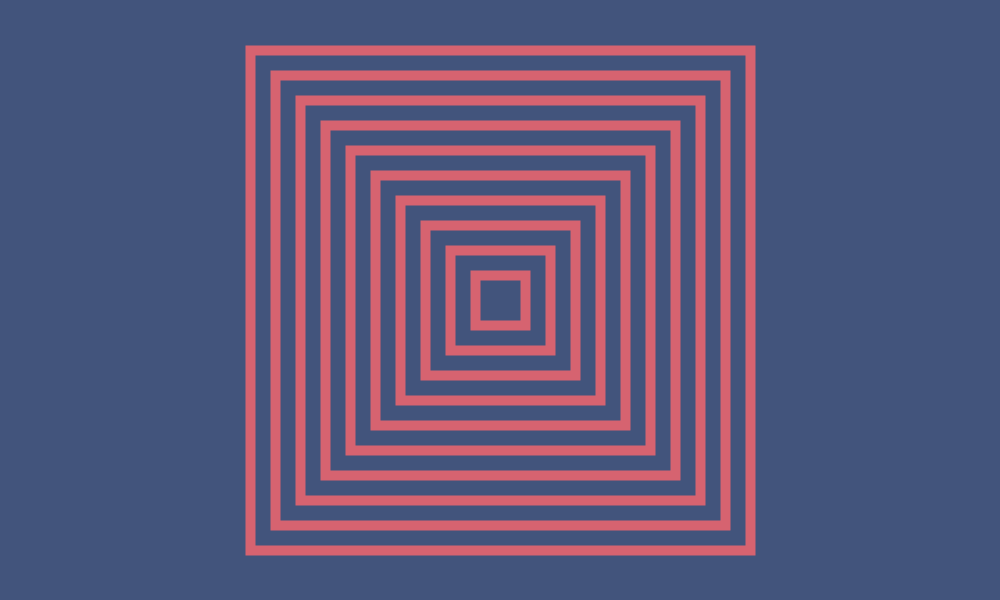
Frame 1 (no input)
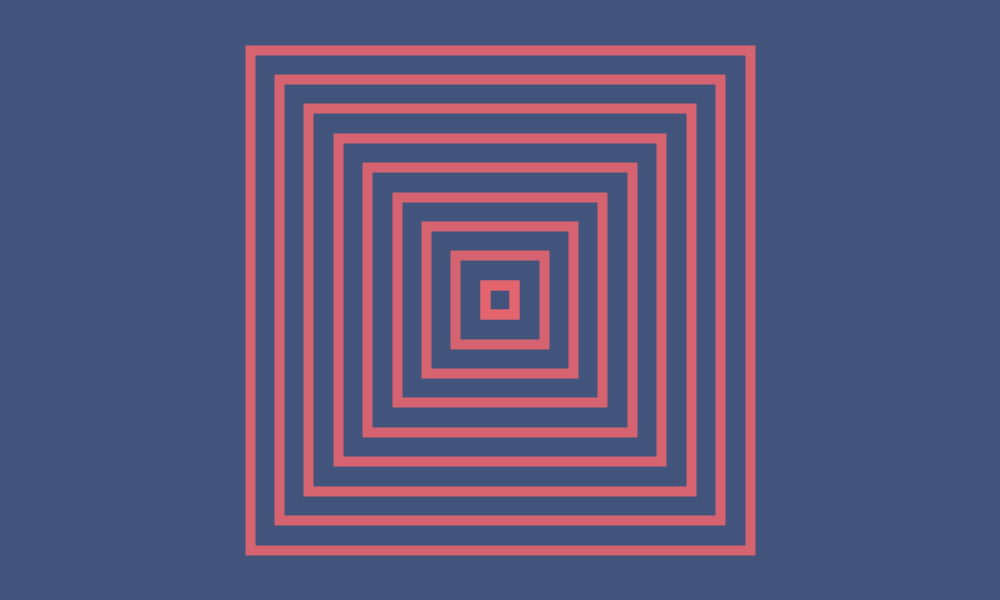
Frame 60 (the mouse pressed at the canvas centre just before this capture)
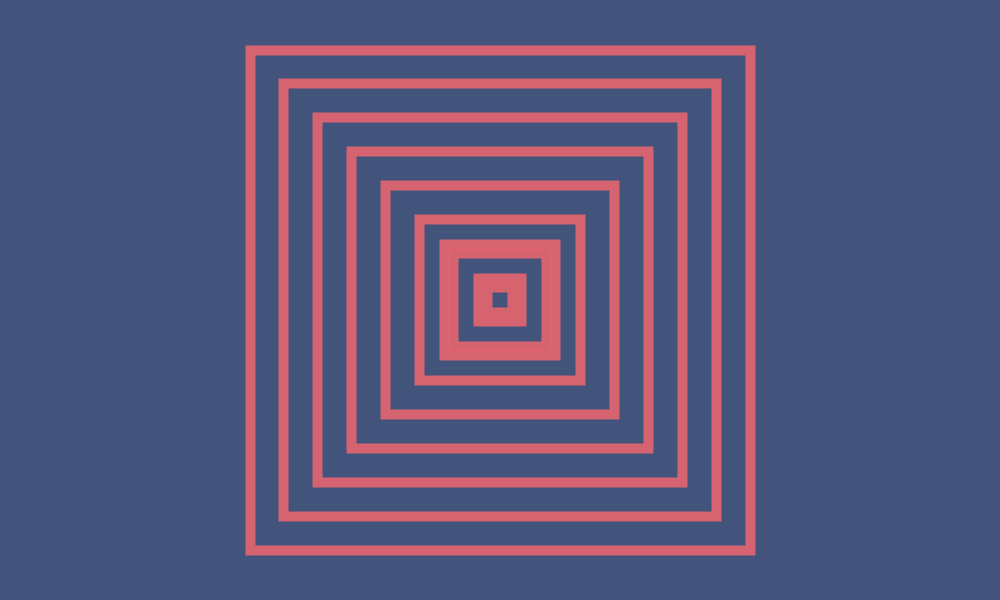
Frame 120 (the mouse held since frame 60 and released just before this capture)

The Processing sketch that drew these frames (run headless with seeded random() and noise(); from frame 60 on, the mouse is pressed at the canvas centre):

// Processing sketch: movingFrames
// ── movingFrames.pde
// these are all color palettes you can use.
color[] bw = {#000000,#ffffff}; // black and white
color[] moon = {#092140, #024959, #F2C777, #F24738, #BF2A2A};
color[] contrastingPastels = {#E5E5E5, #FFB240, #B2B2B2, #59BDFF, #666666};
color[] coverDeep = {#591D28, #D9D9D9, #F0F0F2, #80878C, #0D0D0D};
color[] vladLightBlue = {#3C3F40, #389BA6, #6CCED9, #D9A13B, #F2F2F2};
color[] reds = {#a92b30,#8c2d2d,#bd3d4f,#c94f67};
color[] bauhaus = {#edd6b7,#486a69,#42547c,#bd5657,#3e373f,#e7656f,#fe825e,#f66337,#ffbb4c};
color[] msl = {#636298,#776D92,#A46F7F,#9E574B,#9B4E3F,#C4633D,#BB745A,#C68061,#D38A55};
color[] palette = bauhaus; // change this to use a different color palette; bw, moon, coverDeep, etc...

int rw = 500, // shape starting width
	rh = 500, // shape starting height
	num = 10, // number of shapes 
	counter = 1, // counter
	rs = 0, // rectangle stroke color
	sb = 0, // sketch color
	cs = 0, // circle stroke color
	cl = 0, // circle line color
	sa = 230; // stroke alpha
float step = 50.0, // initial spacing between shapes
	inc = 0.15, // this is added to change the shape size in the loop
	xoff = 0.0, // x-offset for the line
	yoff = 0.0, // y-offset for the line
	shortnerWidth = 1.0, // starting value of the width shortner
	shortnerHeight = 1.0; // starting value of the height shortner
boolean swhich = true; // this is the switch, true = shape gets bigger, false = shape gets smaller

void setup() {
	size(1000, 600); // window size
	rectMode(CENTER); 
	ellipseMode(CENTER);
	strokeWeight(10);
	stroke(#FFFFFF,230);
	noFill();
	// this chooses a random color from the current palette
	rs = (int)random(palette.length); // rectangle stroke
	sb = (int)random(palette.length); // sketch background
	cs = (int)random(palette.length); // circle stroke
	cl = (int)random(palette.length); // circle line
	//sa = (int)random(100,230); // circle line
}

void draw() { // this loop runs forever
	background(palette[sb]); // sets the background color of the sketch 
	// background(palette[(int)random(8)]);
	translate(width/2, height/2); // sets the origin (0,0) to the center of the sketch instead of top left (default)

	for(int i = 0; i<num; i++){ // run this code as many times as the int num, ex. 10 times
		if(keyPressed && key == 'c'){ // if 'c' is pressed run this code
			xoff = random(-50, 50); // x-offset sets the x (left - right) position of the line
			yoff = random(-50, 50); // y-offset sets the y (top - bottom) position of the line
			stroke(palette[cs],sa); // stroke color of the circles
			strokeWeight(10); // strokeWeight of the circles
			ellipse(0, 0, (rw - (i*step) * shortnerWidth), (rh - (i*step)) * shortnerHeight); // creates the circles
			stroke(palette[cl],xoff*5); // sets the color of the line and xoff*5 controls the lines transparency (alpha)
			strokeWeight((int)random(3)); // sets the line width 
			line(xoff, -height/2.75+yoff, -xoff, height/2.75-yoff); // creates and positions the lines
		}
		else {
			stroke(palette[rs],sa); // sets the rectangle stroke color, with alpha of 230
			strokeWeight(10); // sets the strokeWeight
			rect(0, 0, (rw - (i*step) * shortnerWidth), (rh - (i*step)) * shortnerHeight); // creates the rectangles
		}
	}
	// lines 54 - 67 controls the in/out motion of the shapes, it changes direction every 1200 counts
	if(swhich){ // if swhich = true, add value (inc) to step and add one to counter
		step += inc;
		counter++;
	}
	else { // if swhich = false, subtract value (inc) from step and subract one from counter
		swhich = false;
		step -= inc;
		counter--;
	}

	if (counter % 1200 == 0) { // every 1200 reset counter to 0 and flip switch
		counter = 0;
		swhich = !swhich;
	}

	// println("step: " + step + " / switch: " + swhich + " / counter: " + counter);
}

void keyPressed() { // checks to see if a key is pressed
	if (key == CODED) { // checks to see if the key is a special key, non-alphanumeric
    	if (keyCode == UP) { // makes the shape taller
    		shortnerHeight += 0.01;
    	} else if (keyCode == DOWN) { // makes the shape shorter
      		shortnerHeight -= 0.01;
    	}
    	else if (keyCode == LEFT) { // makes the shape narrower
      		shortnerWidth += 0.01;
    	} 
    	else if (keyCode == RIGHT) { // makes the shape wider
      		shortnerWidth -= 0.01;
    	} 
  	}
}
